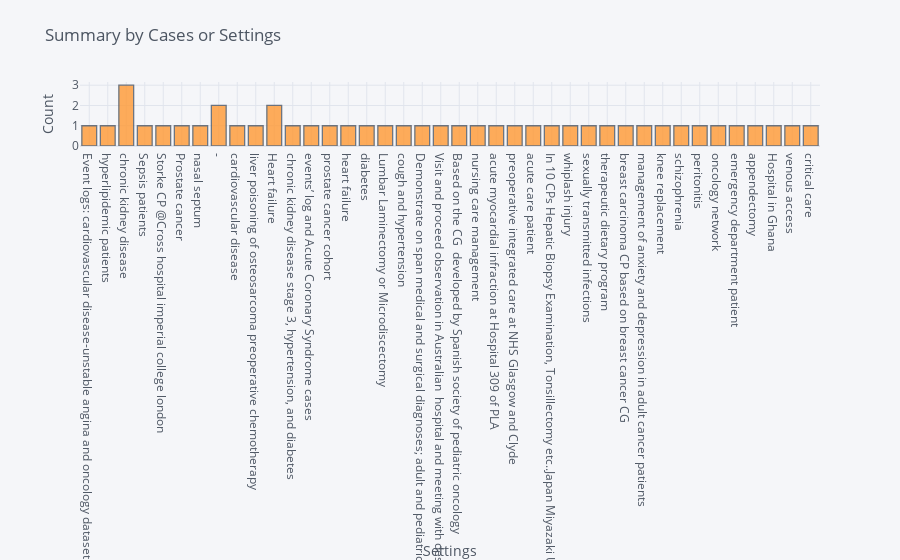

The cell this chart's notebook holds for it:
### Code cell
# Standard plotly imports
import plotly.graph_objs as go
from plotly.offline import iplot, init_notebook_mode
# Using plotly + cufflinks in offline mode
import cufflinks

cufflinks.go_offline(connected=True)
init_notebook_mode(connected=True)

reflist['Settings'].iplot(kind='hist', xTitle='Settings',
                  yTitle='Count', title='Summary by Cases or Settings')

### Figure 1 — Plotly figure (JSON) as saved in the notebook; plotly's stock layout.template omitted (floating-point values rounded to 4 significant figures)
{"data": [{"histfunc": "count", "histnorm": "", "marker": {"color": "rgba(255, 153, 51, 1.0)", "line": {"color": "#4D5663", "width": 1.3}}, "name": "Settings", "opacity": 0.8, "orientation": "v", "type": "histogram", "x": ["Event logs: cardiovascular disease-unstable angina and oncology dataset on Chinese PLA General hospital and Zhejiang Huzhou Central hospital of China, respectively.", "hyperlipidemic patients ", "chronic kidney disease ", "Sepsis patients ", "Storke CP @Cross hospital imperial college london ", "Prostate cancer ", null, "nasal septum ", "-", "cardiovascular disease ", "liver poisoning of osteosarcoma preoperative chemotherapy ", "Heart failure ", "chronic kidney disease stage 3, hypertension, and diabetes ", "events’ log and Acute Coronary Syndrome cases \n ", "prostate cancer cohort", "chronic kidney disease ", "heart failure ", "diabetes ", "Lumbar Laminectomy or Microdiscectomy", "cough and hypertension", "Demonstrate on span medical and surgical diagnoses; adult and pediatric populations; and, hospital and ambulatory settings ", "Visit and proceed observation in Australian  hospital and meeting with designer", "Based on the CG  developed by Spanish society of pediatric oncology ", "nursing care management  ", "acute myocardial infraction at Hospital 309 of PLA \n", "preoperative integrated care at NHS Glasgow and Clyde ", "acute care patient ", "In 10 CPs Hepatic Biopsy Examination, Tonsillectomy etc..Japan Miyazaki University Hospital ", "whiplash injury ", "sexually transmitted infections ", "-", "therapeutic dietary program  ", "chronic kidney disease ", "breast carcinoma CP based on breast cancer CG", "management of anxiety and depression in adult cancer patients", "knee replacement ", "schizophrenia", "peritonitis", "oncology network ", "emergency department patient ", "appendectomy", "Hospital in Ghana ", "venous access", "critical care ", "Heart failure "]}], "layout": {"barmode": "overlay", "legend": {"bgcolor": "#F5F6F9", "font": {"color": "#4D5663"}}, "paper_bgcolor": "#F5F6F9", "plot_bgcolor": "#F5F6F9", "title": {"font": {"color": "#4D5663"}, "text": "Summary by Cases or Settings"}, "xaxis": {"gridcolor": "#E1E5ED", "showgrid": true, "tickfont": {"color": "#4D5663"}, "title": {"font": {"color": "#4D5663"}, "text": "Settings"}, "zerolinecolor": "#E1E5ED"}, "yaxis": {"gridcolor": "#E1E5ED", "showgrid": true, "tickfont": {"color": "#4D5663"}, "title": {"font": {"color": "#4D5663"}, "text": "Count"}, "zerolinecolor": "#E1E5ED"}}}
